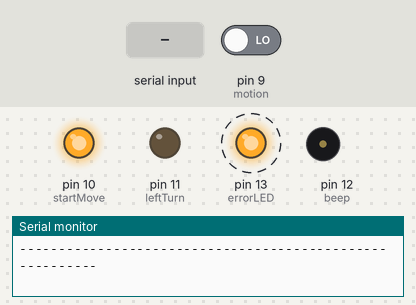
A sketch run on a simulated Arduino Uno, built with avr-gcc and run on an emulated ATmega328P. Parts: output pins drawn as LEDs (lit = HIGH), buzzer (waves = sounding, pin HIGH), the last lines printed to the serial monitor. Dashed ring = blinking. Inputs (shaded band) come from the test bench; at power-on: pin 9 (motion) LOW.

Above: at 0.23 s.
At 1.38 s:
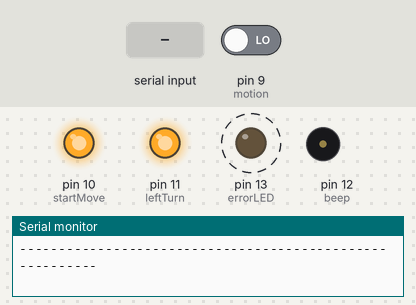
1.4 s: "S" received over Serial
At 2.4 s:
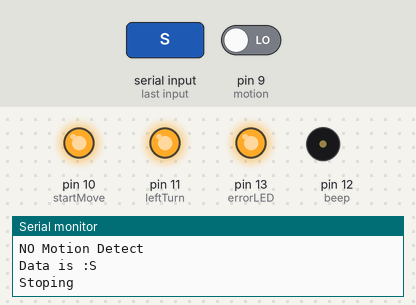
4.4 s: "E" received over Serial
7.4 s: "1" received over Serial
Timing chart, 0 to 16.4 s (numbered marks = the images above; inputs shaded):
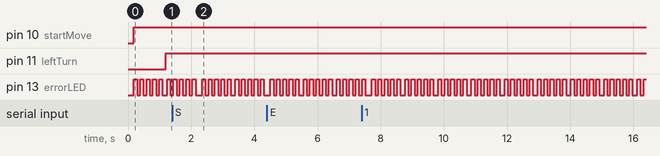

The sketch:

carPart.ino
```cpp
#define startMove 10
#define leftTurn 11
#define errorLED 13
#define beep 12
#define motion 9

int j = 0;

void setup(){

  pinMode(startMove,OUTPUT);
  pinMode(leftTurn,OUTPUT);
  pinMode(errorLED,OUTPUT);
  pinMode(motion,INPUT);
  pinMode(beep,OUTPUT);

  Serial.begin(9600);
  Serial.println("© Sukarna Jana 2022");
  Serial.println("1. In D13 pin LED blinks then some error has happened...");
  Serial.println("2. Command 11 for error");
  Serial.println("3. Command 10 for stop");
  Serial.println("4. If Command 10 called 5 times then move the car to left");
  Serial.println("---------------------------------------------------------");

}

void loop(){
  if (Serial.available()) {
    //int infoFromBoard = Serial.parseInt();
    char infoFromBoard = Serial.read();
    int detectMove = digitalRead(motion);
    if(detectMove){
      Serial.println("Motion Detect");
    }
    else{
      Serial.println("NO Motion Detect");
    }
    Serial.print("Data is :");
    Serial.println(infoFromBoard);
    //if(infoFromBoard==11){
    if(infoFromBoard=='S' || detectMove==0){
      digitalWrite(startMove,1);
      Serial.println("Stoping");
      j++;
      delay(10);
    }
    //else if(infoFromBoard==10){
    else if(infoFromBoard=='E'){
      Serial.println("Something went wrong");
      error();
    }
    else{
      digitalWrite(startMove,0);
      Serial.println("Moving");
    }
    if(j>5){
      digitalWrite(startMove,0);
      Serial.print("Moving");
      digitalWrite(leftTurn,0);
      Serial.println("and moving to left");
      digitalWrite(beep,1);
      delay(100);
      j = 0;
    }
  }
  else{
    digitalWrite(startMove,1);
    error();
  }
  digitalWrite(leftTurn,1);
  digitalWrite(beep,0);
  delay(50);
}

void error(){
  for(int i = 0;i<5;i++){
    digitalWrite(errorLED,1);
    delay(100);
    digitalWrite(errorLED,0);
    delay(100);
  }
}
```

Measured:
- by itself, pin 13 (errorLED): moves between LOW and HIGH, repeating every 1.1 s
